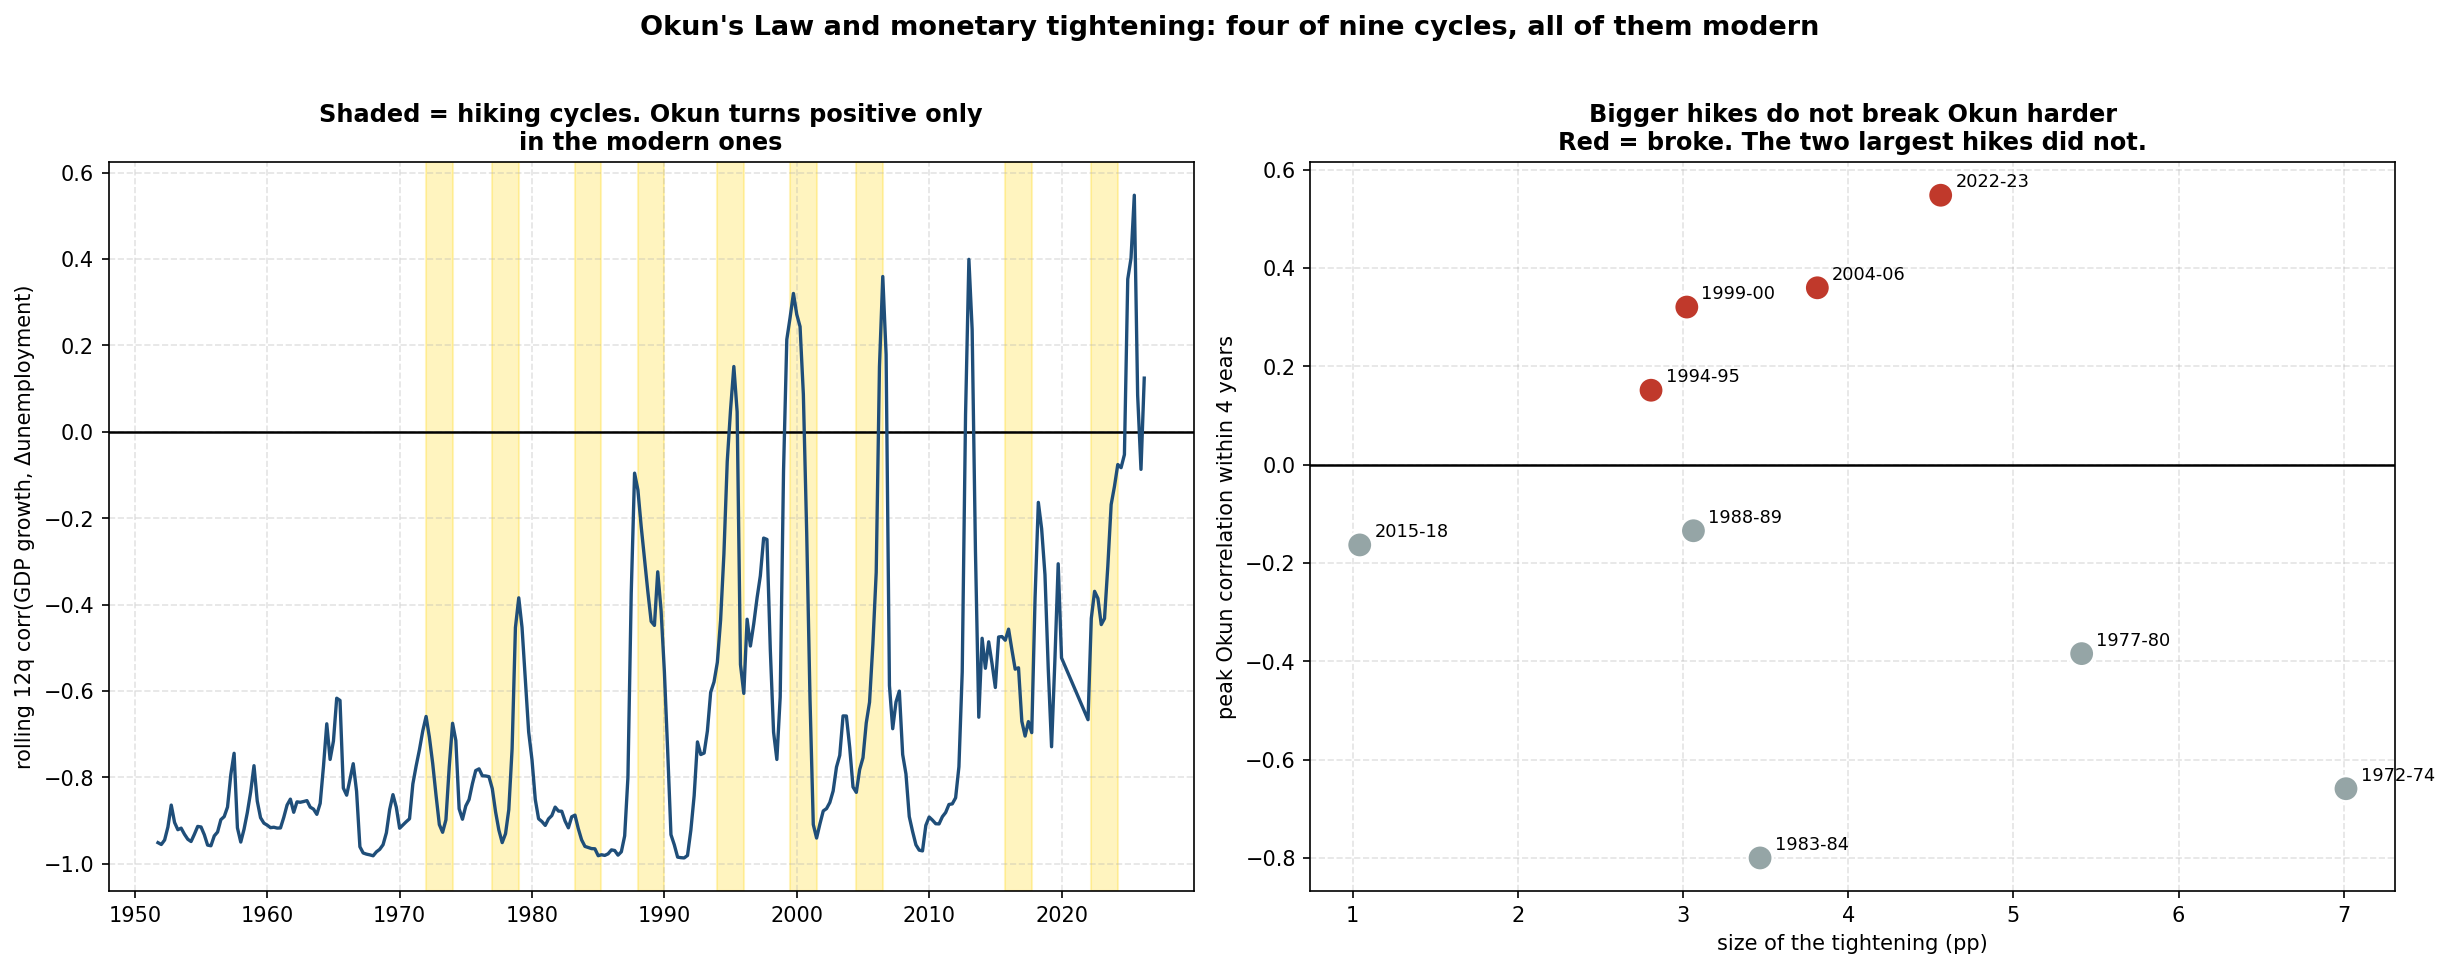

Generate this figure with Python:
"""
does_okun_break_in_every_hike.py
Does Okun's Law break during every rate-hiking cycle? No. It never did before 1994.

WHY THIS EXISTS
The deflating objection to this sub-project, in its sharpest form: the goods
sectors' Okun inversion in 2024-2025 is unremarkable because Okun's Law comes
apart in every monetary tightening. If that is true, the long rate lag documented
in this folder is an elaborate answer to a non-puzzle.

A companion file, `does_okun_break_in_recessions.py`, already tested the
RECESSION version of this objection at sector level and found the opposite: in
the GFC and COVID, not one of 51 sector-quarters showed a positive correlation.
Okun works BETTER in downturns, because a sharp shock drives output and
unemployment hard in opposite directions at once.

Hiking cycles are a different question, and this file tests that one. It has to
be done on the aggregate, because BEA real value added by industry begins in 2005
and only one full hiking cycle has occurred since.

METHOD
Rolling 12-quarter correlation between year-over-year real GDP growth and the
year-over-year change in the unemployment rate. Okun working means a NEGATIVE
correlation. "Breaking" means it turns positive. For each of the nine hiking
cycles since 1954, the maximum the correlation reached in the four years from the
first hike. Full-history GDPC1 and UNRATE are used rather than the repo's
2000-onward copies, which is what makes nine cycles testable instead of six.

RESULT: FOUR OF NINE, AND THE SPLIT IS BY ERA, NOT BY SIZE

    cycle      FFR rise   peak Okun corr   broke?
    1972-74      +7.01%          -0.659      no
    1977-80      +5.41%          -0.384      no
    1983-84      +3.47%          -0.800      no
    1988-89      +3.06%          -0.134      no
    1994-95      +2.81%          +0.151     YES
    1999-00      +3.02%          +0.320     YES
    2004-06      +3.81%          +0.360     YES
    2015-18      +1.04%          -0.163      no
    2022-23      +4.56%          +0.548     YES

Every cycle from 1994 onward broke Okun except 2015-18, which was by far the
smallest hike in the sample (+1.04pp). No cycle before 1994 broke it, including
the two largest tightenings on record (+7.01pp and +5.41pp). Hike size does not
explain the pattern; across all nine cycles the correlation between the size of
the tightening and the peak Okun correlation is NEGATIVE (r = -0.30, p = 0.44).

So the objection is half right, and the half that is right is the important half.
"Okun always breaks when the Fed hikes" is false as stated. "Okun has broken in
every meaningful hiking cycle of the modern era, and 2022-23 is the fourth" is
true, and it does deflate the 2024-2025 inversion considerably.

The era boundary is itself informative and lines up with two things already in
this project: the rate-to-hiring transmission lag roughly doubled between the
mid-century and the modern era (4 quarters pre-1986, 8-9 quarters after, see
`historical_lag_validation.py`), and the jobless-recovery era in the US labor
economics literature is conventionally dated to the 1990-91 recession. A longer
lag between the policy shock and the labor-market response is exactly what would
desynchronize output from unemployment enough to flip a contemporaneous
correlation, so the modern-era clustering is what the rate story predicts.

Reads FRED CSVs from ../FRED-Data/. Writes does_okun_break_in_every_hike.png.
"""

import os
import glob
import numpy as np
import pandas as pd
import matplotlib
matplotlib.use("Agg")
import matplotlib.pyplot as plt
from scipy import stats as sp

HERE = os.path.dirname(os.path.abspath(__file__))
DATA = os.path.join(HERE, "..", "FRED-Data") + os.sep
COVID = pd.date_range("2020-04-01", "2021-10-01", freq="QS")
WINDOW = 12
HORIZON = 4          # years after the first hike to look for a break

# first sustained increase of each cycle, same dating as historical_lag_validation.py
CYCLES = {"1972-74": "1972-01-01", "1977-80": "1977-01-01", "1983-84": "1983-04-01",
          "1988-89": "1988-01-01", "1994-95": "1994-01-01", "1999-00": "1999-07-01",
          "2004-06": "2004-07-01", "2015-18": "2015-10-01", "2022-23": "2022-04-01"}


def load(f):
    p = DATA + f if os.path.exists(DATA + f) else (glob.glob(DATA + "*" + f) +
                                                   glob.glob(DATA + "*" + f + "*"))[0]
    d = pd.read_csv(p)
    d.columns = [c.strip() for c in d.columns]
    d[d.columns[0]] = pd.to_datetime(d[d.columns[0]])
    d = d.set_index(d.columns[0])
    return pd.to_numeric(d.iloc[:, 0], errors="coerce").dropna()


gdp = load("real_gdp_full_history_GDPC1.csv")
unr = load("unemployment_rate_full_history_UNRATE.csv").resample("QS").mean()
ffr = load("fed_funds_rate_FEDFUNDS.csv").resample("QS").mean()

d = pd.concat([(gdp.pct_change(4) * 100).rename("y"), unr.diff(4).rename("u")], axis=1).dropna()
d = d[~d.index.isin(COVID)]
roll = d["y"].rolling(WINDOW).corr(d["u"]).dropna()

print("=" * 96)
print("DOES OKUN'S LAW BREAK IN EVERY RATE-HIKING CYCLE?")
print("=" * 96)
print(f"\nRolling {WINDOW}-quarter corr(real GDP growth, change in unemployment). Normally")
print("strongly negative; 'breaking' means turning positive. Sample "
      f"{roll.index[0].date()} to {roll.index[-1].date()}.")
print(f"Unconditional: mean {roll.mean():+.3f}, sd {roll.std():.3f}, "
      f"{100*(roll>0).mean():.0f}% of all quarters positive.\n")

print(f"{'cycle':<10}{'FFR rise':>10}{'peak Okun corr':>16}{'when':>12}{'broke?':>9}")
rows = []
for c, s in CYCLES.items():
    a = pd.Timestamp(s)
    seg = ffr.loc[a:a + pd.DateOffset(years=2)]
    w = roll.loc[a:a + pd.DateOffset(years=HORIZON)]
    if not len(w):
        continue
    rise = seg.max() - seg.min()
    rows.append(dict(cycle=c, rise=rise, mx=w.max(), when=w.idxmax(), broke=w.max() > 0,
                     era="modern" if int(c[:4]) >= 1994 else "pre-1994"))
    print(f"{c:<10}{rise:>+9.2f}%{w.max():>+16.3f}{str(w.idxmax().date()):>12}"
          f"{('YES' if w.max() > 0 else 'no'):>9}")
R = pd.DataFrame(rows)

r_, p_ = sp.pearsonr(R.rise, R.mx)
print(f"\n  Broke in {int(R.broke.sum())} of {len(R)} cycles.")
print(f"  Size of tightening vs peak Okun correlation: r = {r_:+.3f}, p = {p_:.3f}. "
      f"Size does not explain it.")
for era, sub in R.groupby("era"):
    print(f"  {era:<9}: {int(sub.broke.sum())} of {len(sub)} broke, "
          f"mean peak {sub.mx.mean():+.3f}, mean hike {sub.rise.mean():+.2f}pp")
mod, pre = R[R.era == "modern"], R[R.era == "pre-1994"]
print(f"\n  The pre-1994 cycles average a LARGER hike ({pre.rise.mean():+.2f}pp against "
      f"{mod.rise.mean():+.2f}pp) and")
print("  never break Okun. The split is by era, not by magnitude. 'Okun always breaks when")
print("  the Fed hikes' is false; 'Okun has broken in every meaningful modern hiking cycle,")
print("  and 2022-23 is the fourth' is true, and that is the version that deflates the")
print("  2024-2025 sector inversion.")

# ---- chart -------------------------------------------------------------------
fig, (ax1, ax2) = plt.subplots(1, 2, figsize=(16.5, 6.3))

ax1.axhline(0, color="black", lw=1.2)
ax1.plot(roll.index, roll.values, lw=1.6, color="#1f4e79")
for c, s in CYCLES.items():
    a = pd.Timestamp(s)
    ax1.axvspan(a, a + pd.DateOffset(years=2), color="gold", alpha=0.25)
ax1.set_ylabel(f"rolling {WINDOW}q corr(GDP growth, Δunemployment)", fontsize=10)
ax1.set_title("Shaded = hiking cycles. Okun turns positive only\nin the modern ones",
              fontsize=11.5, fontweight="bold")
ax1.grid(True, ls="--", alpha=0.35)

col = ["#c0392b" if b else "#95a5a6" for b in R.broke]
ax2.scatter(R.rise, R.mx, s=150, c=col, edgecolors="white", linewidths=1.3, zorder=3)
for _, x in R.iterrows():
    ax2.annotate(x.cycle, (x.rise, x.mx), xytext=(7, 4), textcoords="offset points", fontsize=8.5)
ax2.axhline(0, color="black", lw=1.2)
ax2.set_xlabel("size of the tightening (pp)", fontsize=10)
ax2.set_ylabel("peak Okun correlation within 4 years", fontsize=10)
ax2.set_title("Bigger hikes do not break Okun harder\nRed = broke. The two largest hikes did not.",
              fontsize=11.5, fontweight="bold")
ax2.grid(True, ls="--", alpha=0.35)

fig.suptitle("Okun's Law and monetary tightening: four of nine cycles, all of them modern",
             fontsize=13, fontweight="bold", y=1.02)
plt.tight_layout()
plt.savefig(os.path.join(HERE, "does_okun_break_in_every_hike.png"), dpi=150, bbox_inches="tight")
print("\nChart saved: does_okun_break_in_every_hike.png")
